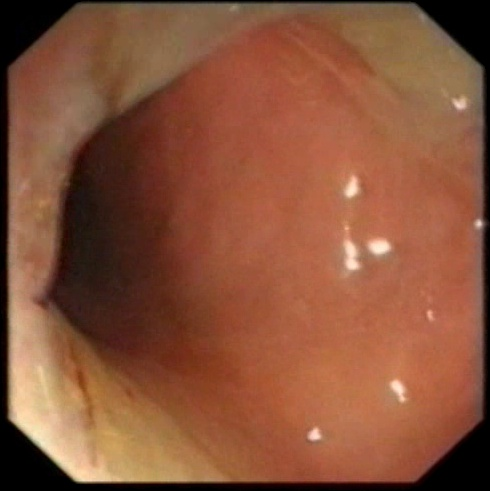
#> input picture balanceoDM/500x500/NO/CT56_colitis_04647.-0.jpg, 490 x 491 px; its folder holds only this picture in this run
$ python GLCM.py   (older library calls are emulated)
#> lines starting #> are read from the running program, lines starting #| are printed output that depends on the picture
# -*- coding: utf-8 -*-
"""
Created on Fri Aug 16 00:57:49 2019

@author: Nataly
"""


import cv2
import numpy as np
import glob
from skimage.feature import greycomatrix, greycoprops
import skimage.feature
from scipy.stats import kurtosis
import statistics as stats
import pywt
import pywt.data
from scipy import ndimage as nd
from skimage import data
from skimage.util import img_as_float
from skimage.filters import gabor_kernel


#tamañoA = []
#tamañoB = []
def Fourier(inA):
    f = np.fft.fft2(inA)
    fshift = np.fft.fftshift(f)
    fourier = 20*np.log(np.abs(fshift))
    fourier=fourier.astype(np.uint8)
    return fourier

def GLCM (imA):
        a=int(np.max(imA))
        g = skimage.feature.greycomatrix(imA, [1], [0], levels=a+1, symmetric=False, normed=True)
        contraste=skimage.feature.greycoprops(g, 'contrast')[0][0]
        energia=skimage.feature.greycoprops(g, 'energy')[0][0]
        homogeneidad=skimage.feature.greycoprops(g, 'homogeneity')[0][0]
        correlacion=skimage.feature.greycoprops(g, 'correlation')[0][0]
        disimi= greycoprops(g, 'dissimilarity')
        ASM= greycoprops(g, 'ASM')
        entropia=skimage.measure.shannon_entropy(g)
        return g,contraste,energia,homogeneidad, correlacion, disimi, ASM,entropia
#                    plt.imshow(cropped)


contrast=[]
energi=[]
homogenei=[]
correlaci=[]
disi=[]
AS=[]
entrop=[]

contrast1=[]
energi1=[]
homogenei1=[]
correlaci1=[]
disi1=[]
AS1=[]
entrop1=[]
#from matplotlib import pyplot as plt

for image in glob.glob('*.jpg'):
    # image = '00002.jpg'
    im = cv2.imread(image)
#> im is the input picture: shape (491, 490, 3); mean B, G, R 57.8, 83, 136.7
    aa,bb,c = im.shape
#> aa = 491; bb = 490; c = 3
    croppedrgb=im
    im=cv2.normalize(im, None, 0, 255, norm_type=cv2.NORM_MINMAX, dtype=cv2.CV_8UC3)
    aa,bb,c = im.shape
    croppedrgb=im
    croppedrgb_2=croppedrgb.copy()
#    HSV=cv2.cvtColor(im,cv2.COLOR_RGB2HSV)
#    H,S,cropped=cv2.split(HSV)
#    H,cropped,V=cv2.split(HSV)
    HSV=cv2.cvtColor(im,cv2.COLOR_RGB2YUV)
#> HSV: shape (491, 490, 3); mean of channels 0, 1, 2 81.6, 155.1, 107.1
#    H,S,cropped=cv2.split(HSV)
    cropped,U,V=cv2.split(HSV)
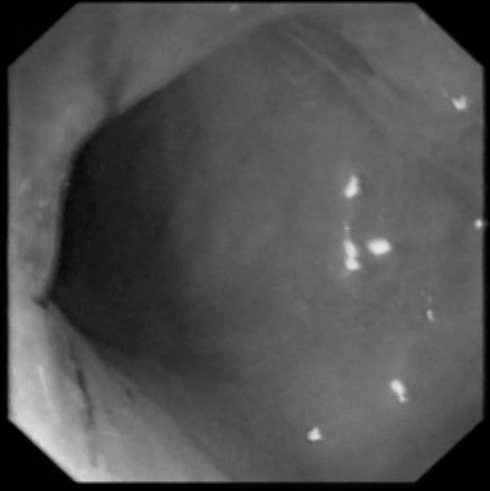
#> cropped: shape (491, 490); min 0, max 231, mean 81.6
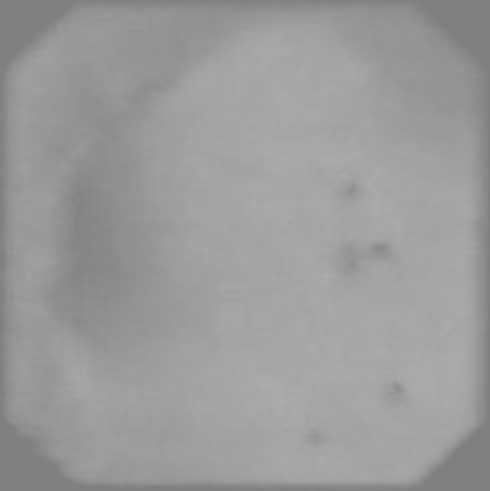
#> U: shape (491, 490); min 126, max 172, mean 155.1
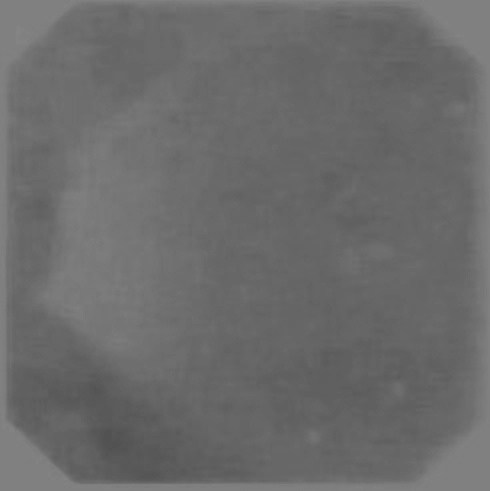
#> V: shape (491, 490); min 82, max 133, mean 107.1
    print(cropped.shape)
#| (491, 490)
    cropFou=Fourier(cropped)
#> in Fourier, `fourier = 20*np.log(np.abs(fshift))`:
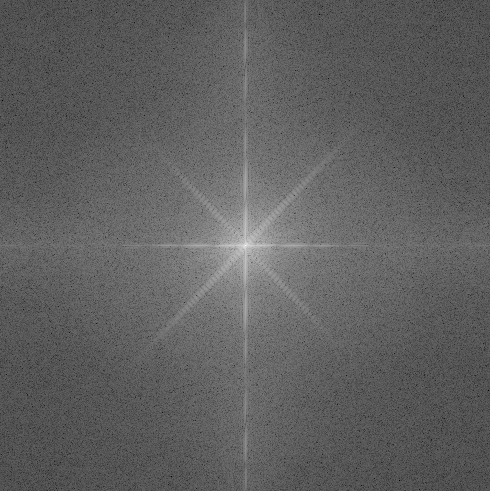
#> fourier: shape (491, 490) float64; min -9.33, max 335.9, mean 120.8; drawn with min black and max white
#> in Fourier, `fourier=fourier.astype(np.uint8)`:
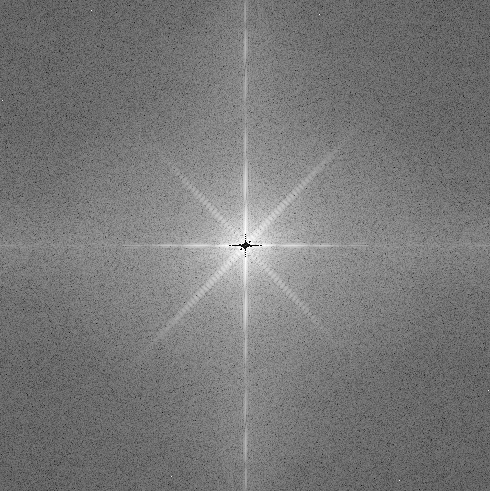
#> fourier: shape (491, 490); min 0, max 255, mean 120.2
    g,contraste,energia,homogeneidad, correlacion, disimi, ASM,entropia=GLCM(cropFou)
#> in GLCM, `a=int(np.max(imA))`: a = 255
#> in GLCM, `contraste=skimage.feature.greycoprops(g, 'contrast')[0][0]`: contraste = 334.3
#> in GLCM, `energia=skimage.feature.greycoprops(g, 'energy')[0][0]`: energia = 0.0165
#> in GLCM, `homogeneidad=skimage.feature.greycoprops(g, 'homogeneity')[0][0]`: homogeneidad = 0.0764
#> in GLCM, `correlacion=skimage.feature.greycoprops(g, 'correlation')[0][0]`: correlacion = 0.708
#> in GLCM, `disimi= greycoprops(g, 'dissimilarity')`: disimi = [13.71]
#> in GLCM, `ASM= greycoprops(g, 'ASM')`: ASM = [0.000271]
#> in GLCM, `entropia=skimage.measure.shannon_entropy(g)`: entropia = 1.79
#> contraste = 334.3; energia = 0.0165; homogeneidad = 0.0764; correlacion = 0.708; disimi = [13.71]; ASM = [0.000271]; entropia = 1.79
    contrast.append(contraste)
    energi.append(energia)
    homogenei.append(homogeneidad)
    correlaci.append(correlacion)
    disi.append(disimi)
    AS.append(ASM)
    entrop.append(entropia)

    g1,contraste1,energia1,homogeneidad1, correlacion1, disimi1, ASM1,entropia1=GLCM(cropped)
#> contraste1 = 12.82; energia1 = 0.0614; homogeneidad1 = 0.526; correlacion1 = 0.996; disimi1 = [1.73]; ASM1 = [0.00377]; entropia1 = 1.15
    contrast1.append(contraste1)
    energi1.append(energia1)
    homogenei1.append(homogeneidad1)
    correlaci1.append(correlacion1)
    disi1.append(disimi1)
    AS1.append(ASM1)
    entrop1.append(entropia1)

import pandas as pd
datos = {'Contraste':contrast,
         'Energia':energi,
         'Homogeneidad':homogenei,
         'Correlación':correlaci,
         'Disimilitud':disi,
         'ASM':AS,
         'Entropia':entrop,
         'ContrasteSF':contrast1,
         'EnergiaSF':energi1,
         'HomogeneidadSF':homogenei1,
         'CorrelaciónSF':correlaci1,
         'DisimilitudSF':disi1,
         'ASMSF':AS1,
         'EntropiaSF':entrop1}
datos = pd.DataFrame(datos)
#> datos = table of 1 rows and 14 columns
#datos.to_excel('GLCMNOS.xlsx')
#datos.to_excel('GLCMNO.xlsx')
datos.to_excel('GLCMNOY.xlsx')
